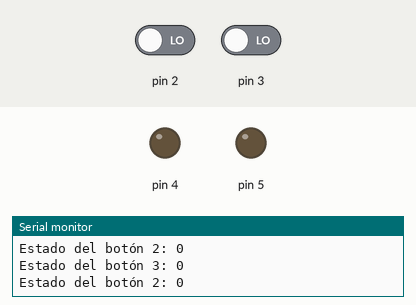
A sketch run on a simulated Arduino Uno, built with avr-gcc and run on an emulated ATmega328P. Parts: output pins drawn as LEDs (lit = HIGH), the last lines printed to the serial monitor. The test bench sets the inputs (shaded band); at power-on: pin 2 LOW, pin 3 LOW.

Above: at 1.2 s.
1.3 s: pin 2 driven HIGH and pin 3 driven HIGH
At 2.5 s:
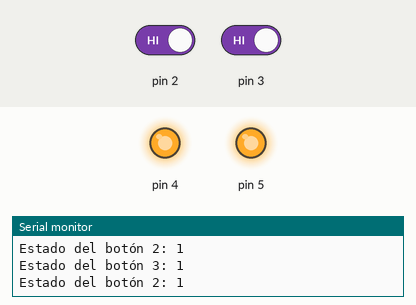
2.8 s: pin 2 driven LOW
At 3.5 s:
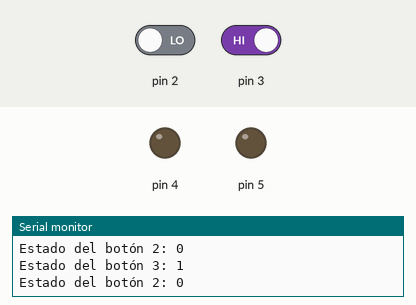
5.8 s: pin 2 driven HIGH
At 6.9 s:
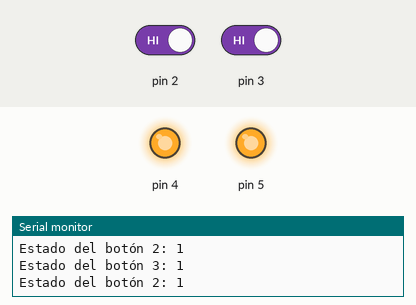
Timing chart, 0 to 8.8 s (numbered marks = the images above; inputs shaded):
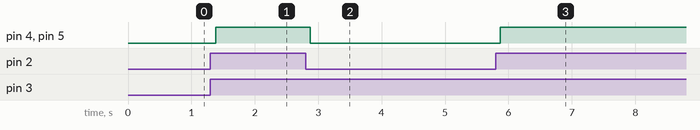

The sketch:

operadores_ejercicio_1.ino
```cpp
int estadoBotonPin2 = 0;
int estadoBotonPin3 = 0;
void setup() {
  pinMode(2, INPUT);
  pinMode(3, INPUT);
  pinMode(4, OUTPUT);
  pinMode(5, OUTPUT);
  Serial.begin(9600);
}
void loop() {
  estadoBotonPin2 = digitalRead(2);
  estadoBotonPin3 = digitalRead(3);
  Serial.print("Estado del botón 2: ");
  Serial.println(estadoBotonPin2);
  Serial.print("Estado del botón 3: ");
  Serial.println(estadoBotonPin3);
  //suponiendo que los botones están conectados para ser HIGH al pulsarse
  if ( estadoBotonPin2 == HIGH
    &&
    estadoBotonPin3 == HIGH) {
    digitalWrite(4, HIGH);
    digitalWrite(5, HIGH);
}
else{
  digitalWrite(4, LOW);
  digitalWrite(5, LOW);
}
}// la llave del loop
```

Measured:
- after the input at 1.3 s, pin 4, pin 5: LOW → HIGH after 0.08 s
- after the input at 2.8 s, pin 4, pin 5: HIGH → LOW after 0.08 s
- after the input at 5.8 s, pin 4, pin 5: LOW → HIGH after 0.07 s
